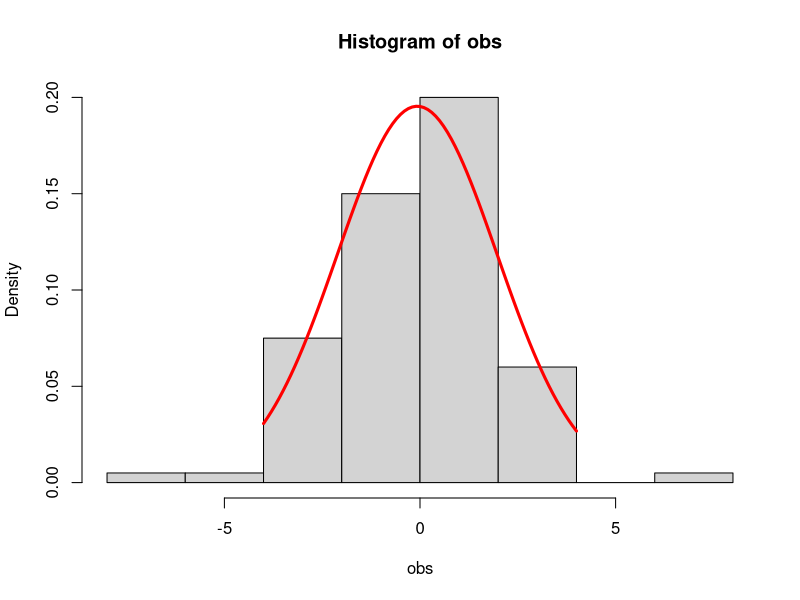

This figure's R source:
vnorm <- function(theta, obs) {
  mu <- theta[1]
  sigma <- theta[2]
  - sum(log(dnorm(x = obs, mu, sigma)))
}
obs <- rnorm(100, 0, 2)

Estim <- nlm(f = vnorm , p = c (0 , 0.9) , obs = obs)
print(mean(obs))
print(sd(obs))

u <- seq (-4 , 4 , by = 0.1)
hist(obs , probability = T)
lines(u,
      dnorm(u , Estim$estimate[1] , Estim$estimate[2]) , #Data>Estim $minimum,$estimate, $gradient, $code, $iterations
      col = "red",
      lwd = 3)